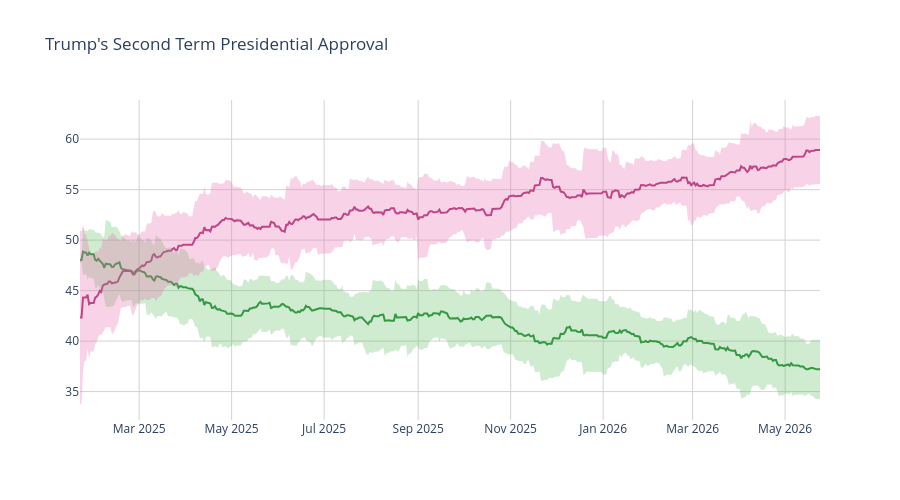

The cell this chart's notebook holds for it:
### Code cell
disappr_ci_hex = "#e86eaf"
appr_ci_hex = "#60be65"
disappr_ci_rgba = "rgba(232, 110, 175, 0.3)"
appr_ci_rgba = "rgba(96, 190, 101, 0.3)"
grid_col = "#d4d2d2"


# Approve
fig = go.Figure(go.Scatter(
    x=pres['end_date'],
    y=pres['approve'],
    hovertemplate="%{y:.2f}%",
    name="<b>Approve</b>",
    line=dict(color="#228833"),
    showlegend=False
))

# Disapprove
fig.add_trace(go.Scatter(
    x=pres['end_date'],
    y=pres['disapprove'],
    hovertemplate="%{y:.2f}%",
    name="<b>Disapprove</b>",
    line=dict(color="#aa3377"),
    showlegend=False
    )
)

# Approve CI
fig.add_traces([

    # Upper bound
    go.Scatter(
        x=pres['end_date'],
        y=pres['approve_upper_ci'],
        marker=dict(color=appr_ci_hex),
        line=dict(width=0),
        mode='lines',
        showlegend=False,
        hoverinfo="skip"
    ),

    # Lower bound
    go.Scatter(
        x=pres['end_date'],
        y=pres['approve_lower_ci'],
        marker=dict(color=appr_ci_hex),
        line=dict(width=0),
        mode='lines',
        fillcolor=appr_ci_rgba,
        fill="tonexty",
        showlegend=False,
        hoverinfo="skip"
    )
])

# Disapprove CI
fig.add_traces([

    # Upper bound
    go.Scatter(
        x=pres['end_date'],
        y=pres['disapprove_upper_ci'],
        marker=dict(color=disappr_ci_hex),
        line=dict(width=0),
        mode='lines',
        showlegend=False,
        hoverinfo="skip"
    ),

    # Lower bound
    go.Scatter(
        x=pres['end_date'],
        y=pres['disapprove_lower_ci'],
        marker=dict(color=disappr_ci_hex),
        line=dict(width=0),
        mode='lines',
        fillcolor=disappr_ci_rgba,
        fill="tonexty",
        showlegend=False,
        hoverinfo="skip"
    )
])

fig.update_layout(
    title=dict(text="Trump's Second Term Presidential Approval"),
    hovermode="x"
)

fig.update_xaxes(gridcolor=grid_col)
fig.update_yaxes(gridcolor=grid_col)

fig.update_layout(hovermode="x", hoverlabel_align="right", plot_bgcolor="rgba(0, 0, 0, 0)", height=500)
fig.show()

### Figure 1 — Plotly figure (JSON) as saved in the notebook; plotly's stock layout.template omitted (floating-point values rounded to 4 significant figures; data arrays with more than 128 entries replaced by an {"elided": "..."} marker saying what was removed)
{"data": [{"hovertemplate": "%{y:.2f}%", "line": {"color": "#228833"}, "name": "<b>Approve</b>", "showlegend": false, "type": "scatter", "x": {"elided": "489 str values"}, "y": {"elided": "489 float values"}}, {"hovertemplate": "%{y:.2f}%", "line": {"color": "#aa3377"}, "name": "<b>Disapprove</b>", "showlegend": false, "type": "scatter", "x": {"elided": "489 str values"}, "y": {"elided": "489 float values"}}, {"hoverinfo": "skip", "line": {"width": 0}, "marker": {"color": "#60be65"}, "mode": "lines", "showlegend": false, "type": "scatter", "x": {"elided": "489 str values"}, "y": {"elided": "489 float values"}}, {"fill": "tonexty", "fillcolor": "rgba(96, 190, 101, 0.3)", "hoverinfo": "skip", "line": {"width": 0}, "marker": {"color": "#60be65"}, "mode": "lines", "showlegend": false, "type": "scatter", "x": {"elided": "489 str values"}, "y": {"elided": "489 float values"}}, {"hoverinfo": "skip", "line": {"width": 0}, "marker": {"color": "#e86eaf"}, "mode": "lines", "showlegend": false, "type": "scatter", "x": {"elided": "489 str values"}, "y": {"elided": "489 float values"}}, {"fill": "tonexty", "fillcolor": "rgba(232, 110, 175, 0.3)", "hoverinfo": "skip", "line": {"width": 0}, "marker": {"color": "#e86eaf"}, "mode": "lines", "showlegend": false, "type": "scatter", "x": {"elided": "489 str values"}, "y": {"elided": "489 float values"}}], "layout": {"height": 500, "hoverlabel": {"align": "right"}, "hovermode": "x", "plot_bgcolor": "rgba(0, 0, 0, 0)", "title": {"text": "Trump's Second Term Presidential Approval"}, "xaxis": {"gridcolor": "#d4d2d2"}, "yaxis": {"gridcolor": "#d4d2d2"}}}
